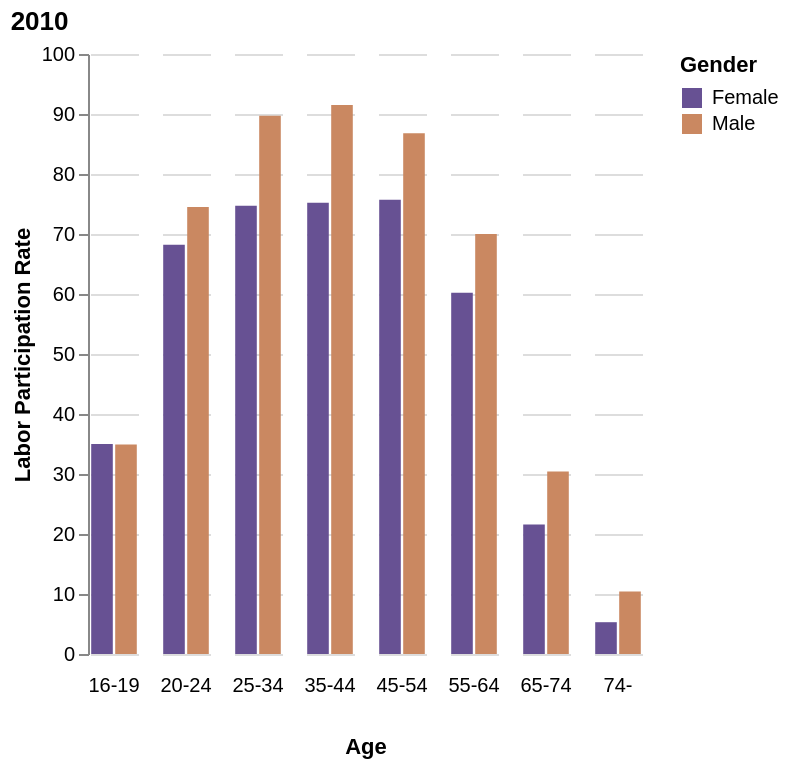

The Vega-Lite source for this figure:
### Vega-Lite specification from a JSON file in a GitHub repository (floating-point values rounded to 4 significant figures)
{"$schema": "https://vega.github.io/schema/vega-lite/v5.json", "title": "2010", "data": {"values": [{"Age": "16-19", "Gender": "Male", "Rate": 34.9}, {"Age": "20-24", "Gender": "Male", "Rate": 74.5}, {"Age": "25-34", "Gender": "Male", "Rate": 89.7}, {"Age": "35-44", "Gender": "Male", "Rate": 91.5}, {"Age": "45-54", "Gender": "Male", "Rate": 86.8}, {"Age": "55-64", "Gender": "Male", "Rate": 70.0}, {"Age": "65-74", "Gender": "Male", "Rate": 30.4}, {"Age": "74-  ", "Gender": "Male", "Rate": 10.4}, {"Age": "16-19", "Gender": "Female", "Rate": 35.0}, {"Age": "20-24", "Gender": "Female", "Rate": 68.2}, {"Age": "25-34", "Gender": "Female", "Rate": 74.7}, {"Age": "35-44", "Gender": "Female", "Rate": 75.2}, {"Age": "45-54", "Gender": "Female", "Rate": 75.7}, {"Age": "55-64", "Gender": "Female", "Rate": 60.2}, {"Age": "65-74", "Gender": "Female", "Rate": 21.6}, {"Age": "74-  ", "Gender": "Female", "Rate": 5.3}]}, "width": {"step": 12}, "mark": "bar", "encoding": {"column": {"field": "Age", "type": "ordinal", "spacing": 10, "header": {"orient": "bottom"}}, "y": {"field": "Rate", "type": "quantitative", "title": "Labor Participation Rate", "axis": {"grid": true}}, "x": {"field": "Gender", "type": "ordinal", "axis": null}, "color": {"field": "Gender", "scale": {"range": ["#675193", "#ca8861"]}}}, "config": {"view": {"stroke": "transparent"}, "axis": {"domainWidth": 1}}}
